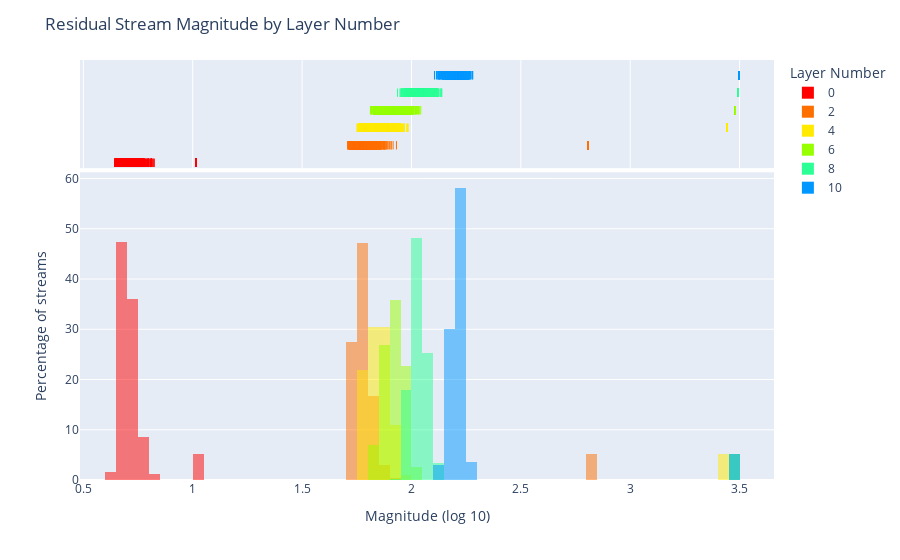

Source (notebook cell):
### Code cell
fig: go.Figure = magnitude_histogram(prompt_df)
fig.show()

### Figure 1 — Plotly figure (JSON) as saved in the notebook; plotly's stock layout.template omitted (floating-point values rounded to 4 significant figures; data arrays with more than 128 entries replaced by an {"elided": "..."} marker saying what was removed)
{"data": [{"alignmentgroup": "True", "bingroup": "x", "histnorm": "percent", "hovertemplate": "Activation Location=0<br>LogMagnitude=%{x}<br>percent=%{y}<extra></extra>", "legendgroup": "0", "marker": {"color": "rgb(255,0,0)", "opacity": 0.5, "pattern": {"shape": ""}}, "name": "0", "nbinsx": 100, "offsetgroup": "0", "orientation": "v", "showlegend": true, "type": "histogram", "x": {"elided": "1119 float values"}, "xaxis": "x", "yaxis": "y"}, {"alignmentgroup": "True", "boxpoints": "all", "fillcolor": "rgba(255,255,255,0)", "hoveron": "points", "hovertemplate": "Activation Location=0<br>LogMagnitude=%{x}<extra></extra>", "jitter": 0, "legendgroup": "0", "line": {"color": "rgba(255,255,255,0)"}, "marker": {"color": "rgb(255,0,0)", "symbol": "line-ns-open"}, "name": "0", "offsetgroup": "0", "showlegend": false, "type": "box", "x": {"elided": "1119 float values"}, "xaxis": "x2", "yaxis": "y2"}, {"alignmentgroup": "True", "bingroup": "x", "histnorm": "percent", "hovertemplate": "Activation Location=2<br>LogMagnitude=%{x}<br>percent=%{y}<extra></extra>", "legendgroup": "2", "marker": {"color": "rgb(255,111,0)", "opacity": 0.5, "pattern": {"shape": ""}}, "name": "2", "nbinsx": 100, "offsetgroup": "2", "orientation": "v", "showlegend": true, "type": "histogram", "x": {"elided": "1119 float values"}, "xaxis": "x", "yaxis": "y"}, {"alignmentgroup": "True", "boxpoints": "all", "fillcolor": "rgba(255,255,255,0)", "hoveron": "points", "hovertemplate": "Activation Location=2<br>LogMagnitude=%{x}<extra></extra>", "jitter": 0, "legendgroup": "2", "line": {"color": "rgba(255,255,255,0)"}, "marker": {"color": "rgb(255,111,0)", "symbol": "line-ns-open"}, "name": "2", "offsetgroup": "2", "showlegend": false, "type": "box", "x": {"elided": "1119 float values"}, "xaxis": "x2", "yaxis": "y2"}, {"alignmentgroup": "True", "bingroup": "x", "histnorm": "percent", "hovertemplate": "Activation Location=4<br>LogMagnitude=%{x}<br>percent=%{y}<extra></extra>", "legendgroup": "4", "marker": {"color": "rgb(255,234,0)", "opacity": 0.5, "pattern": {"shape": ""}}, "name": "4", "nbinsx": 100, "offsetgroup": "4", "orientation": "v", "showlegend": true, "type": "histogram", "x": {"elided": "1119 float values"}, "xaxis": "x", "yaxis": "y"}, {"alignmentgroup": "True", "boxpoints": "all", "fillcolor": "rgba(255,255,255,0)", "hoveron": "points", "hovertemplate": "Activation Location=4<br>LogMagnitude=%{x}<extra></extra>", "jitter": 0, "legendgroup": "4", "line": {"color": "rgba(255,255,255,0)"}, "marker": {"color": "rgb(255,234,0)", "symbol": "line-ns-open"}, "name": "4", "offsetgroup": "4", "showlegend": false, "type": "box", "x": {"elided": "1119 float values"}, "xaxis": "x2", "yaxis": "y2"}, {"alignmentgroup": "True", "bingroup": "x", "histnorm": "percent", "hovertemplate": "Activation Location=6<br>LogMagnitude=%{x}<br>percent=%{y}<extra></extra>", "legendgroup": "6", "marker": {"color": "rgb(151,255,0)", "opacity": 0.5, "pattern": {"shape": ""}}, "name": "6", "nbinsx": 100, "offsetgroup": "6", "orientation": "v", "showlegend": true, "type": "histogram", "x": {"elided": "1119 float values"}, "xaxis": "x", "yaxis": "y"}, {"alignmentgroup": "True", "boxpoints": "all", "fillcolor": "rgba(255,255,255,0)", "hoveron": "points", "hovertemplate": "Activation Location=6<br>LogMagnitude=%{x}<extra></extra>", "jitter": 0, "legendgroup": "6", "line": {"color": "rgba(255,255,255,0)"}, "marker": {"color": "rgb(151,255,0)", "symbol": "line-ns-open"}, "name": "6", "offsetgroup": "6", "showlegend": false, "type": "box", "x": {"elided": "1119 float values"}, "xaxis": "x2", "yaxis": "y2"}, {"alignmentgroup": "True", "bingroup": "x", "histnorm": "percent", "hovertemplate": "Activation Location=8<br>LogMagnitude=%{x}<br>percent=%{y}<extra></extra>", "legendgroup": "8", "marker": {"color": "rgb(44,255,150)", "opacity": 0.5, "pattern": {"shape": ""}}, "name": "8", "nbinsx": 100, "offsetgroup": "8", "orientation": "v", "showlegend": true, "type": "histogram", "x": {"elided": "1119 float values"}, "xaxis": "x", "yaxis": "y"}, {"alignmentgroup": "True", "boxpoints": "all", "fillcolor": "rgba(255,255,255,0)", "hoveron": "points", "hovertemplate": "Activation Location=8<br>LogMagnitude=%{x}<extra></extra>", "jitter": 0, "legendgroup": "8", "line": {"color": "rgba(255,255,255,0)"}, "marker": {"color": "rgb(44,255,150)", "symbol": "line-ns-open"}, "name": "8", "offsetgroup": "8", "showlegend": false, "type": "box", "x": {"elided": "1119 float values"}, "xaxis": "x2", "yaxis": "y2"}, {"alignmentgroup": "True", "bingroup": "x", "histnorm": "percent", "hovertemplate": "Activation Location=10<br>LogMagnitude=%{x}<br>percent=%{y}<extra></extra>", "legendgroup": "10", "marker": {"color": "rgb(0,152,255)", "opacity": 0.5, "pattern": {"shape": ""}}, "name": "10", "nbinsx": 100, "offsetgroup": "10", "orientation": "v", "showlegend": true, "type": "histogram", "x": {"elided": "1119 float values"}, "xaxis": "x", "yaxis": "y"}, {"alignmentgroup": "True", "boxpoints": "all", "fillcolor": "rgba(255,255,255,0)", "hoveron": "points", "hovertemplate": "Activation Location=10<br>LogMagnitude=%{x}<extra></extra>", "jitter": 0, "legendgroup": "10", "line": {"color": "rgba(255,255,255,0)"}, "marker": {"color": "rgb(0,152,255)", "symbol": "line-ns-open"}, "name": "10", "offsetgroup": "10", "showlegend": false, "type": "box", "x": {"elided": "1119 float values"}, "xaxis": "x2", "yaxis": "y2"}], "layout": {"barmode": "overlay", "legend": {"title": {"text": "Layer Number"}, "tracegroupgap": 0}, "margin": {"t": 60}, "title": {"text": "Residual Stream Magnitude by Layer Number"}, "xaxis": {"anchor": "y", "domain": [0, 1], "title": {"text": "Magnitude (log 10)"}}, "xaxis2": {"anchor": "y2", "domain": [0, 1], "matches": "x", "showgrid": true, "showticklabels": false}, "yaxis": {"anchor": "x", "domain": [0, 0.7326], "title": {"text": "Percentage of streams"}}, "yaxis2": {"anchor": "x2", "domain": [0.7426, 1], "matches": "y2", "showgrid": false, "showline": false, "showticklabels": false, "ticks": ""}}}
